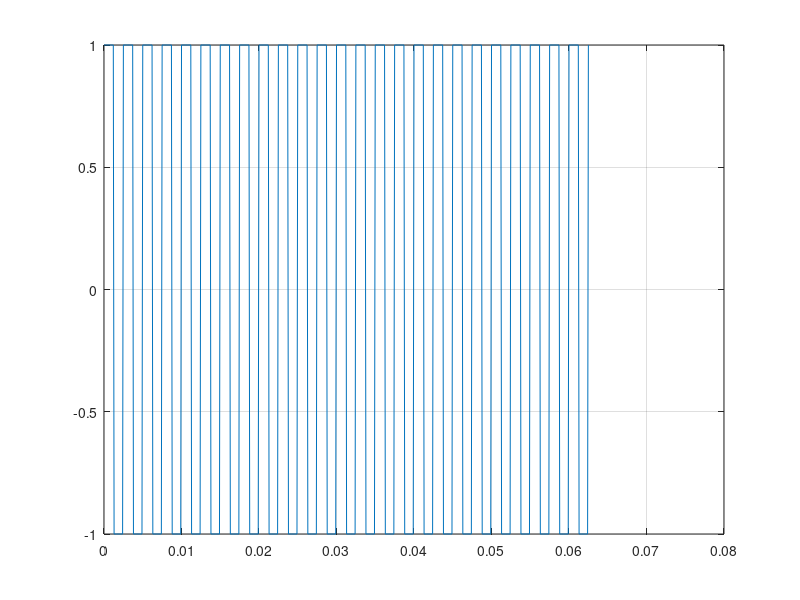
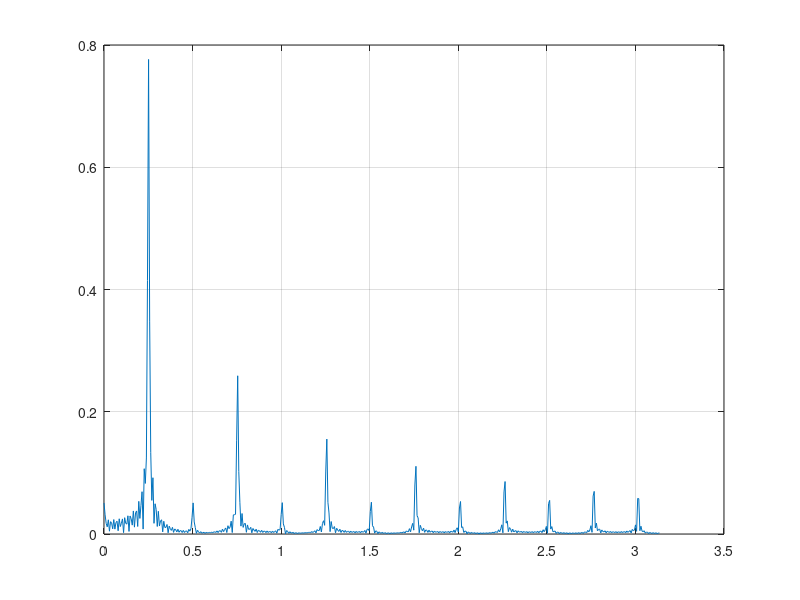
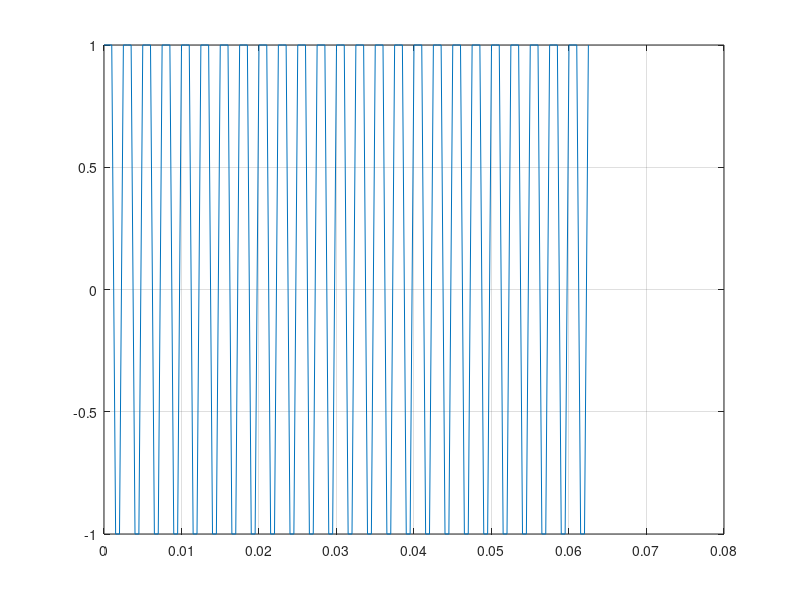
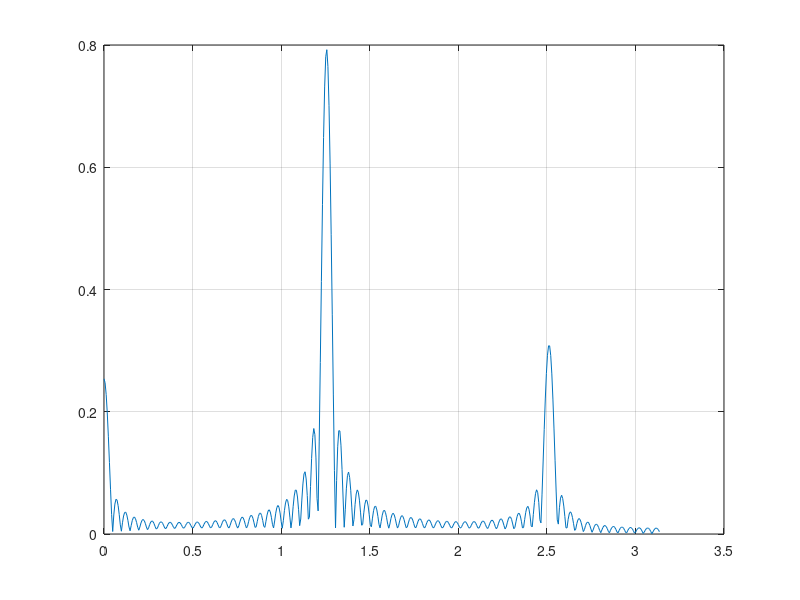

Recreate these plots in MATLAB, in order.
clc;
clear;
close all;

D=5;

t = 0:.0001:.0625;
y = square(2*pi*400*t);

figure;
plot(t,y);
grid on;


[H O]=freqz(y);
% H=fft(y);
figure;
 plot(O,abs(H/length(H)));
%  plot(2*pi*(0:(length(H)-1))/length(H),abs(H));
grid on;


y_d=downsample(y,D);

figure;
plot((0:(length(y_d)-1))/(length(y_d)-1)*t(end),y_d);
grid on;


[H_d O_d]=freqz(y_d);
figure;
plot(O_d,abs(D*H_d/length(H_d)));
grid on;

h=fir1(61,1/D);
[H_f O_f]=freqz(h);
figure;
plot(O_f,abs(H_f));
grid on;

% y_o=filter(h,1,y);
% y_d=downsample(y_o,D);

% y_d=resample(y,1,D);
y_d=decimate(y,D);

figure;
plot((0:(length(y_d)-1))/(length(y_d)-1)*t(end),y_d);
grid on;



[H_d O_d]=freqz(y_d);
figure;
plot(O_d,abs(D*H_d/length(H_d)));
grid on;


figure;
plot((0:(length(y_d)-1))/(length(y_d)-1)*t(end),decimate(y,D));
grid on;


